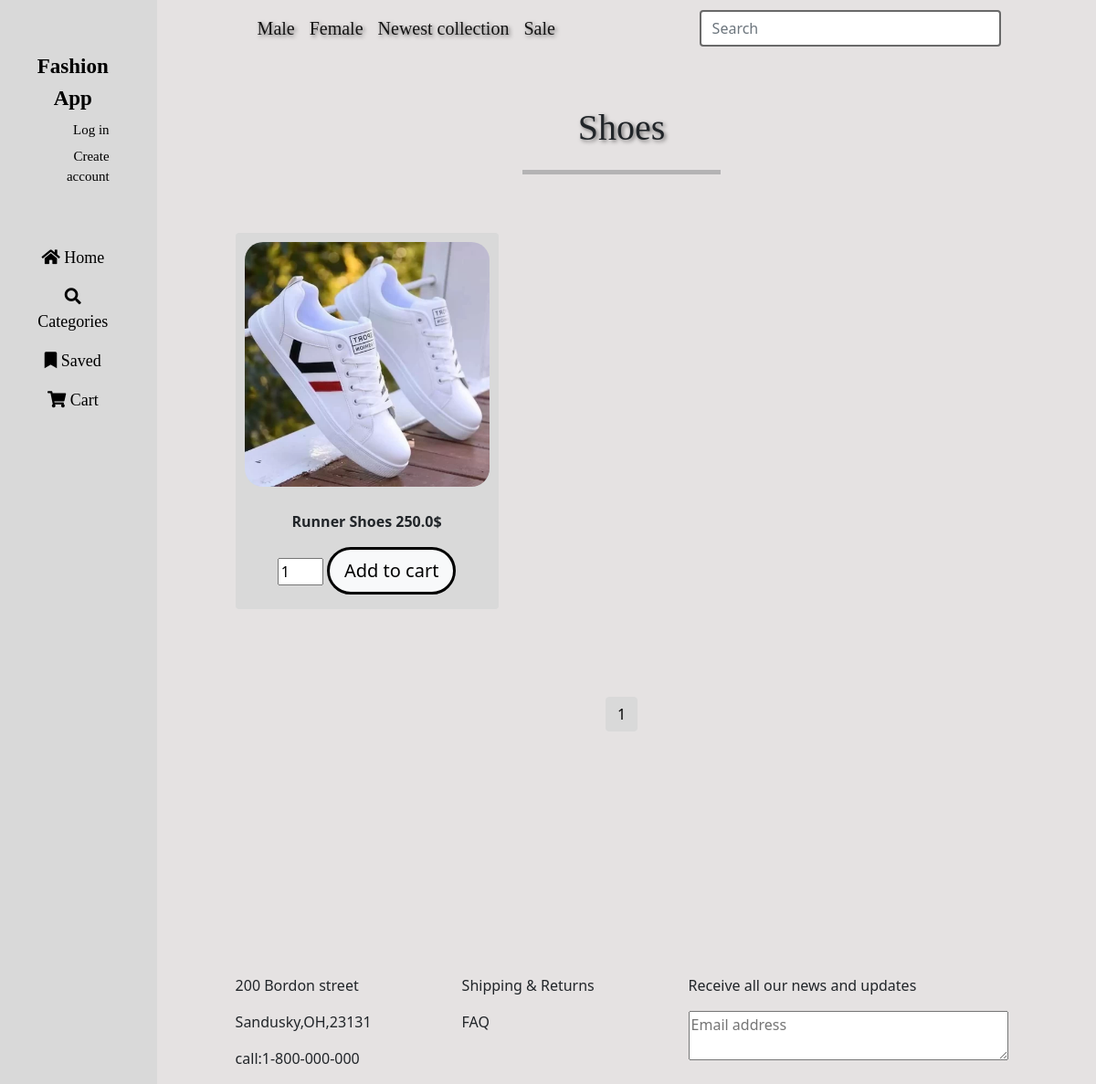
Screenshot of /Shoes/ with the database file from the repository.
### Fashionapp/models.py (models this page shows, shortened)
class Product(models.Model):
    name = models.CharField(max_length=30)
    category = models.ForeignKey(Category, on_delete=models.CASCADE)
    price = models.FloatField()
    quantity = models.IntegerField()
    image = models.ImageField(upload_to=None, blank=True, null=True)
    created_at = models.DateField(auto_now_add=True)
    updated_at = models.DateField(auto_now=True)
    created_by = models.ForeignKey(User, on_delete=models.CASCADE)

### Fashionapp/views.py (the view, shortened to what this page needs)
# urls.py: path('Shoes/', shoes, name="shoes"),
def shoes(request):
    try:
        category = Category.objects.get(name="Shoes")  # Get the "Shoes" category
        products = Product.objects.filter(category=category)  # Filter products by category
    except Category.DoesNotExist:
        products = []  # Empty list if the category doesn't exist
    paginator = Paginator(products, 6)  # Limit 6 products per page
    page_number = request.GET.get('page')  # Get the current page number from the query parameters
    page_obj = paginator.get_page(page_number)  # Get the Page object for the current page
    context = {"products": page_obj}
    return render(request, 'shoes.html', context=context)

### Fashionapp/templates/shoes.html (shortened to what this page needs)
<!doctype html>
<html lang="en">
<head>
    <link href="https://cdn.jsdelivr.net/npm/bootstrap@5.0.2/dist/css/bootstrap.min.css" rel="stylesheet">
    <link rel="stylesheet" href="https://cdnjs.cloudflare.com/ajax/libs/font-awesome/5.15.3/css/all.min.css">
</head>
<body>
<section>
    <div class="row" style="background-color: #E5E2E2">
        <div class="col-3" id="meni" style="margin-right: 50px">
            <div class="container mt-5">
                <ul class="nav flex-column">
                    <li class="nav-item" style="text-align: center;">
                        <a class="nav-link" href="#"
                           style="font-family: 'IM FELL French Canon SC', serif; font-size: 23px;color: black"><b>Fashion
                            App</b></a>
                    </li>
                    {% if user.is_authenticated %}
                        <li class="nav-item" style="text-align: right">
        <span class="nav-link"
              style="font-family: 'IM FELL French Canon SC', serif; color: black; font-size: 15px; margin-top: -10px">
            Logged in as: {{ user.username }}
        </span>
                        </li>
                        <li class="nav-item" style="text-align: right">
                            <a class="nav-link" href="{% url 'logout' %}"
                               style="font-family: 'IM FELL French Canon SC', serif; color: black; font-size: 15px; margin-top: -10px">Log
                                out</a>
                        </li>
                    {% else %}
                        <li class="nav-item" style="text-align: right">
                            <a class="nav-link" href="{% url 'login' %}"
                               style="font-family: 'IM FELL French Canon SC', serif; color: black ; font-size: 15px;margin-top: -10px">Log
                                in</a>
                        </li>
                        <li class="nav-item" style="text-align: right;">
                            <a class="nav-link" href="{% url 'signup' %}"
                               style="font-family: 'IM FELL French Canon SC', serif; color: black; font-size: 15px;margin-top: -10px">Create
                                account</a>
                        </li>
                    {% endif %}
                </ul>
            </div>
            <div class="container mt-5">
                <ul class="nav flex-column">
                    <li class="nav-item" style="text-align: center;">
                        <a class="nav-link" href="{% url 'home' %}"
                           style="font-family: 'IM FELL French Canon SC', serif; color: black; font-size: 18px;"><i
                                class="fas fa-home"></i> Home</a>
                    </li>
                    <li class="nav-item" style="text-align: center;">
                        <a class="nav-link" href="{% url 'categories' %}"
                           style="font-family: 'IM FELL French Canon SC', serif; color: black; font-size: 18px;"><i
                                class="fas fa-search"></i> Categories</a>
                    </li>
                    <li class="nav-item" style="text-align: center;">
                        <a class="nav-link" href="#"
                           style="font-family: 'IM FELL French Canon SC', serif; color: black; font-size: 18px;"><i
                                class="fas fa-bookmark"></i> Saved</a>
                    </li>
                    <li class="nav-item" style="text-align: center;">
                        <a class="nav-link" href="{% url 'cart' %}"
                           style="font-family: 'IM FELL French Canon SC', serif; color: black; font-size: 18px;"><i
                                class="fas fa-shopping-cart"></i> Cart</a>
                    </li>
                </ul>
            </div>
        </div>
        <div class="col-9">
            <div>
                <nav class="navbar navbar-expand-lg navbar-light">
                    <div class="container">
                        <div class="collapse navbar-collapse" id="navbarSupportedContent">
                            <ul class="navbar-nav me-auto mb-2 mb-lg-0">
                                <li class="nav-item">
                                    <a class="nav-link active" aria-current="page" href="#">Male</a>
                                </li>
                                <li class="nav-item">
                                    <a class="nav-link active" aria-current="page" href="#">Female</a>
                                </li>
                                <li class="nav-item">
                                    <a class="nav-link active" aria-current="page" href="#">Newest collection</a>
                                </li>
                                <li class="nav-item">
                                    <a class="nav-link active" aria-current="page" href="#">Sale</a>
                                </li>
                            </ul>
                            <form class="d-flex" action="{% url 'shoes' %}" method="GET">
                                <input class="form-control me-2" type="search" name="query" placeholder="Search"
                                       aria-label="Search"
                                       style="width: 330px; border: 2px solid dimgrey">
                            </form>
                        </div>
                    </div>
                </nav>
            </div>
            <div class="container mt-5">
                <div class="row" style="text-align: center; justify-content: center">
                    <p id="gd">Shoes</p>
                    <hr class="w-25" style="height: 5px">
                </div>
            </div>
            <div class="container mt-5">
                <div class="row" id="srede">
                    {% for prod in products %}
                        <div class="col-4 pb-5">
                            <div class="card h-100 d-flex flex-column"
                                 style="width: 18rem; border: 0px; background-color: #D9D9D9">
                                <img src="{{ MEDIA_URL }}{{ prod.image.url }}" class="card-img-top"
                                     style="border-radius: 30px; padding: 10px" alt="...">
                                <div class="card-body flex-grow-1" style="text-align: center">
                                    <b>{{ prod.name }} {{ prod.price }}$</b>
                                    <form method="POST" action="{% url 'shoes' %}">
                                        <input type="number" name="quantity" value="1" min="1" style="width: 50px">
                                        <button type="submit" name="add_to_cart" class="btn-lg btn-light mt-3"
                                                style="border-radius: 50px; border: 3px solid black">Add to cart
                                        </button>
                                    </form>
                                </div>
                            </div>
                        </div>
                    {% endfor %}
                </div>
            </div>
            <section>
                <div class="row mt-5">
                    <div class="col">
                        <nav aria-label="Page navigation">
                            <ul class="pagination justify-content-center">
                                {% for i in products.paginator.page_range %}
                                    {% if products.number == i %}
                                        <li class="page-item active" aria-current="page">
                                            <span class="page-link custom-page-link-active">{{ i }}</span>
                                        </li>
                                    {% else %}
                                        <li class="page-item">
                                            <a class="page-link" href="?page={{ i }}">{{ i }}</a>
                                        </li>
                                    {% endif %}
                                {% endfor %}
                            </ul>
                        </nav>
                    </div>
                </div>
            </section>
            <div class="footer" style="margin-top: 200px">
                <div class="container">
                    <div class="row">
                        <div class="col">
                            <p>200 Bordon street</p>
                            <p>Sandusky,OH,23131</p>
                            <p>call:1-800-000-000</p>
                        </div>
                        <div class="col">
                            <p>Shipping & Returns</p>
                            <p>FAQ</p>
                        </div>
                        <div class="col">
                            <p>Receive all our news and updates</p>
                            <textarea placeholder="Email address" style="width: 350px"></textarea>
                        </div>
                    </div>
                </div>
            </div>
        </div>
    </div>
</section>
</body>
</html>

### Fashionapp/templates/shoes.html (style rules this page uses)
html, body { height: 100%; margin: 0; padding: 0; overflow-x: hidden; }
.row { flex-grow: 1; }
#meni { background: #D9D9D9; width: 15%; }
.navbar-nav .nav-link { font-family: "Inria Serif", serif; font-size: 20px; text-shadow: 2px 2px 4px rgba(0, 0, 0, 0.5); }
#gd { font-family: "Inria Serif", serif; font-size: 40px; text-shadow: 2px 2px 4px rgba(0, 0, 0, 0.5); }
.footer { background-color: #E5E2E2; padding-top: 50px; text-align: left; }
.page-link { color: black; }
.pagination .page-item.active .page-link { background-color: #D9D9D9; border-color: #D9D9D9; color: #000000; }

### rows the page displays
Product: image (picture), name "Runner Shoes", price "250.0"

### other values shown
{{ i }} "1"
